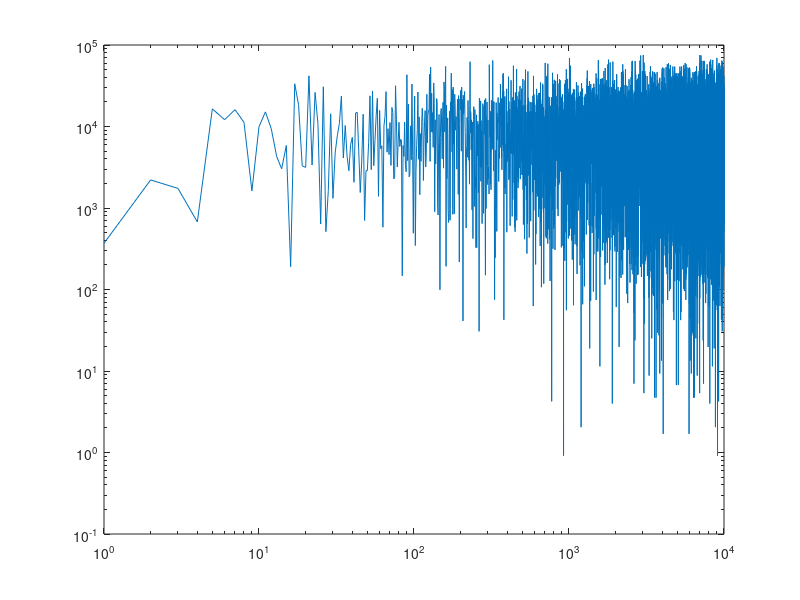
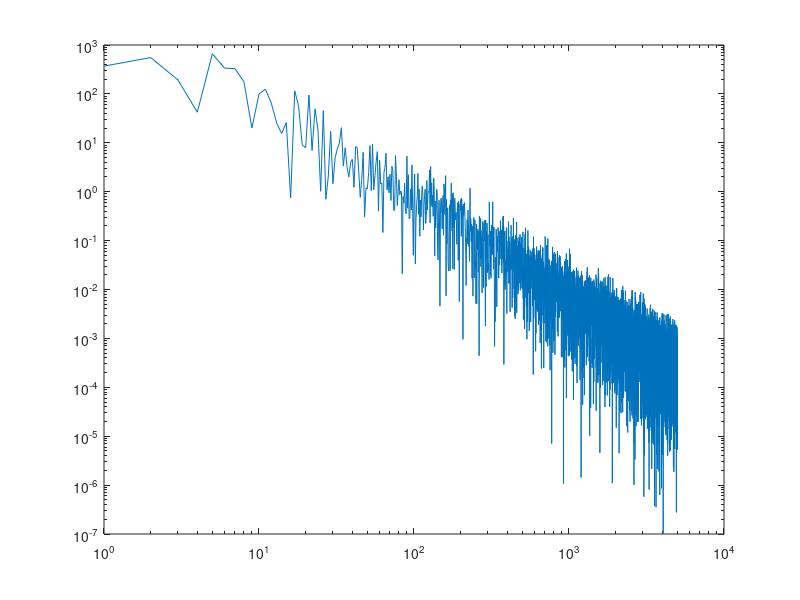
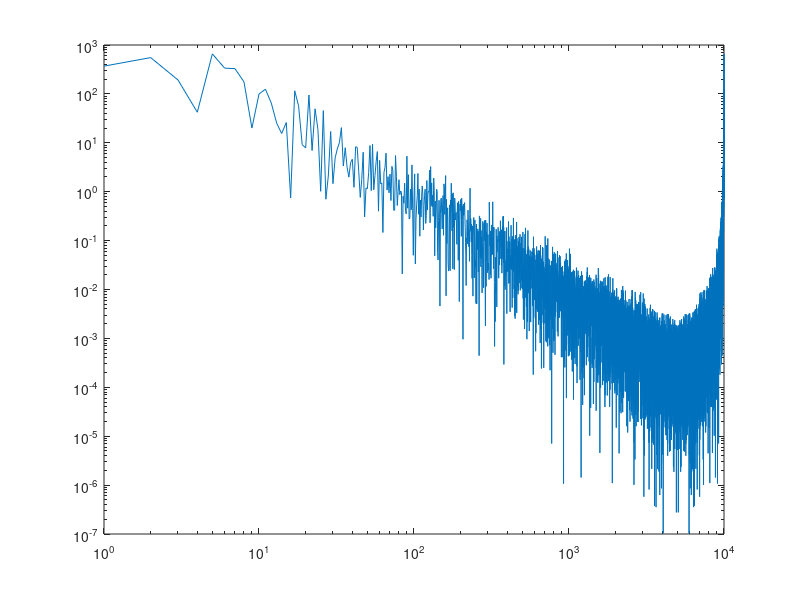

The MATLAB source for these figures, in order:


% N - number of samples to be returned in a row vector
% y - a row vector of blue noise samples

% The function generates a sequence of blue noise samples. 
% In terms of power at a constant bandwidth, blue noise increase in at 3 dB/oct, i.e. 10 dB/dec. 

% difine the length of the vector and
% ensure that the M is even, this will simplify the processing
N = 10000;
alpha = 2;

if rem(N, 2)
    M = N+1;
else
    M = N;
end

% generate white noise 
x = randn(1, M);

% FFT
X = fft(x);
figure
loglog(abs(X).^2)

% prepare a vector with frequency indices 
NumUniquePts = M/2 + 1;     % number of the unique fft points
n = 1:NumUniquePts;         % vector with frequency indexes 

% manipulate the left half of the spectrum so the PSD
% is proportional to the frequency by a factor of 1/f, 
% i.e. the amplitudes are proportional to 1/sqrt(f)
X = X(1:NumUniquePts);  
X = X./(n.^(alpha/2));
figure
loglog(abs(X).^2)

% prepare the right half of the spectrum - a conjugate copy of the left one,
% except the DC component and the Nyquist component - they are unique
% and reconstruct the whole spectrum
X = [X conj(X(end-1:-1:2))];
figure
loglog(abs(X).^2)

% IFFT
y = real(ifft(X));

% ensure that the length of y is N
y = y(1, 1:N);

% ensure unity standard deviation and zero mean value
y = y - mean(y);
y = y/std(y, 1);